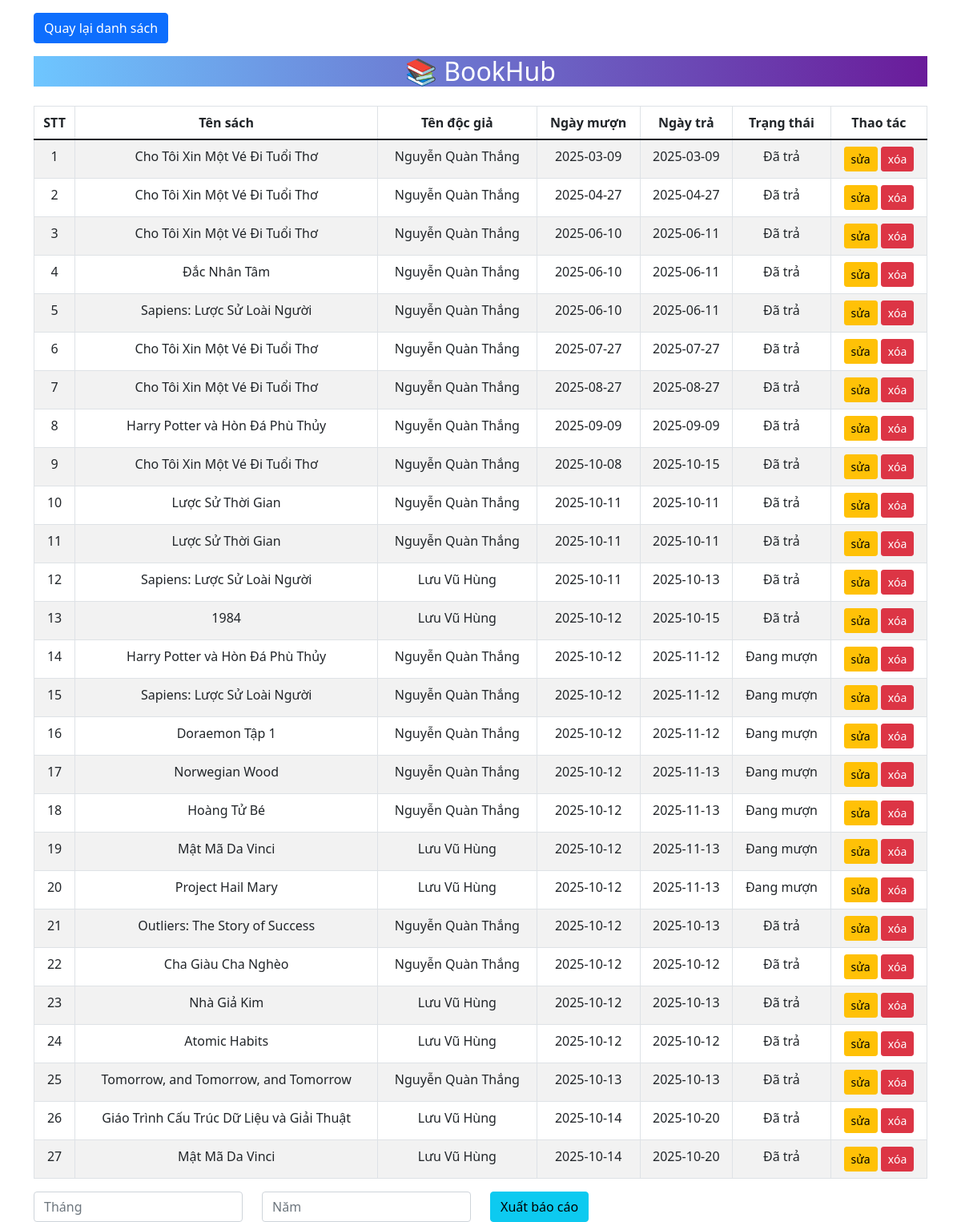
Before: /muontra/timkiemmuontra.php (signed in) with the older database file.
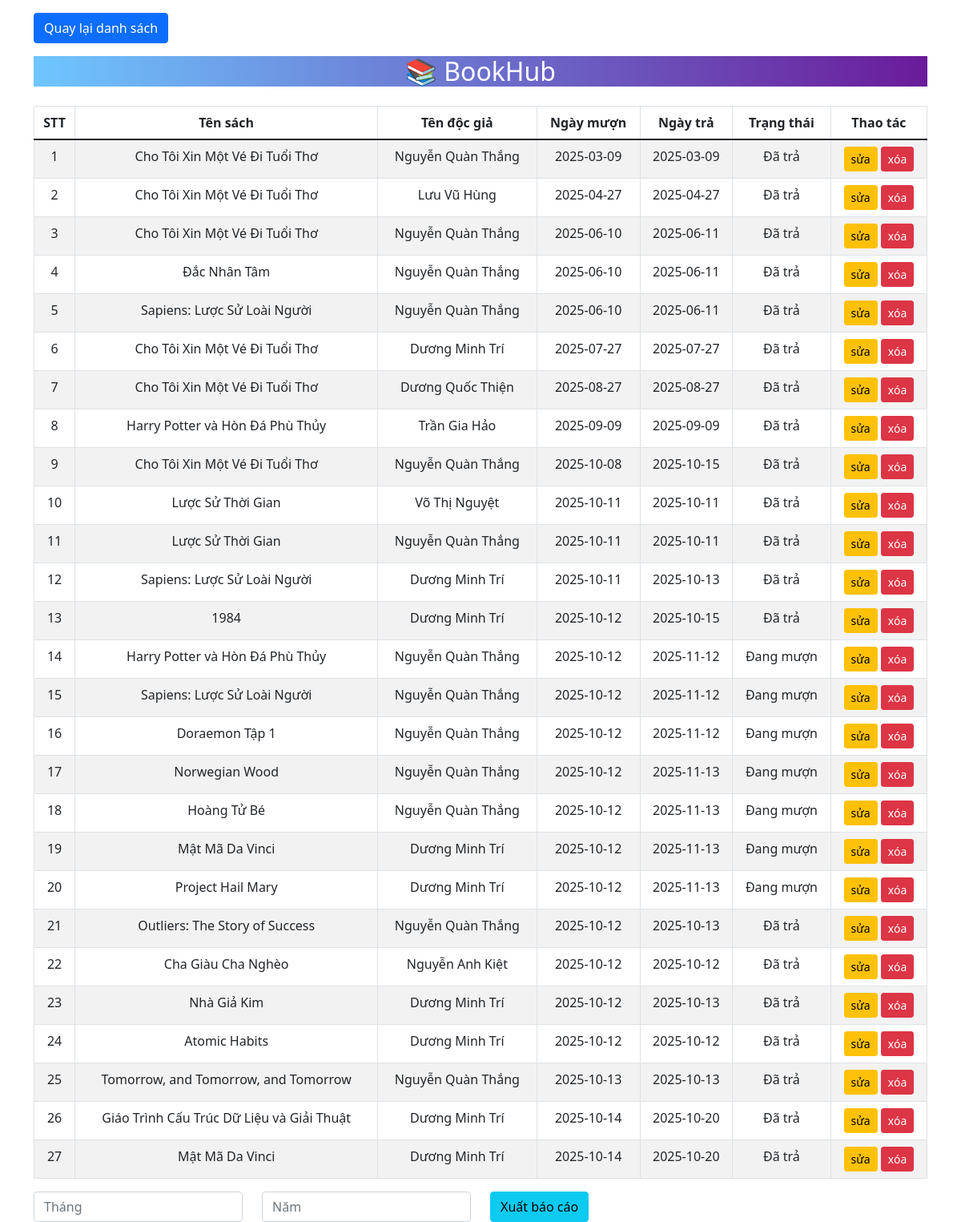
After: the same page with the newer database file.
### tables this page shows
CREATE TABLE `phieu_muon` (
  `ma_phieu_muon` int(11) NOT NULL,
  `ma_doc_gia` int(11) DEFAULT NULL,
  `ngay_muon` date NOT NULL,
  `ngay_tra` date NOT NULL,
  `trang_thai` enum('Đang mượn','Đã trả','Trả muộn') NOT NULL DEFAULT 'Đang mượn'
);

CREATE TABLE `sach` (
  `ma_sach` int(11) NOT NULL,
  `ma_tac_gia` int(11) DEFAULT NULL,
  `ma_the_loai` int(11) DEFAULT NULL,
  `ten_sach` varchar(255) NOT NULL,
  `nam_xuat_ban` year(4) NOT NULL,
  `nha_xuat_ban` varchar(255) DEFAULT NULL,
  `so_luong` int(11) NOT NULL DEFAULT 0,
  `ngay_them` date NOT NULL
);

CREATE TABLE `doc_gia` (
  `ma_doc_gia` int(11) NOT NULL,
  `ten_doc_gia` varchar(255) NOT NULL,
  `ngay_sinh` date NOT NULL,
  `so_dien_thoai` varchar(15) NOT NULL,
  `created_at` timestamp NOT NULL DEFAULT current_timestamp(),
  `email` varchar(255) NOT NULL,
  `mat_khau` varchar(255) DEFAULT NULL
);

### muontra/timkiemmuontra.php (the view, shortened to what this page needs)
<?php
require_once "../config.php";
?>
<!DOCTYPE html>
<html lang="vi">
<head>
    <link href="https://cdn.jsdelivr.net/npm/bootstrap@5.1.3/dist/css/bootstrap.min.css" rel="stylesheet">
</head>
<body>
    <div class="container mt-3">
        <a href="hienthimuontra.php" class="btn btn-primary mb-3">Quay lại danh sách</a>
        <h2 class="text-center text-white mb-4" style="background: linear-gradient(to right, #6EC6FF, #6A1B9A);">
            📚 BookHub
        </h2>
        <?php
        $where = '';
        $sql = "SELECT pm.ma_phieu_muon, s.ten_sach, dg.ten_doc_gia, pm.ngay_muon, pm.ngay_tra, pm.trang_thai
                FROM phieu_muon pm
                JOIN doc_gia dg ON pm.ma_doc_gia = dg.ma_doc_gia
                JOIN chi_tiet_phieu_muon ct ON pm.ma_phieu_muon = ct.ma_phieu_muon
                JOIN sach s ON ct.ma_sach = s.ma_sach
                $where
                ORDER BY pm.ngay_muon ASC";
        $res = mysqli_query($conn,$sql);
        ?>
        <table class="table table-bordered table-striped text-center">
            <thead>
                <tr>
                    <th>STT</th>
                    <th>Tên sách</th>
                    <th>Tên độc giả</th>
                    <th>Ngày mượn</th>
                    <th>Ngày trả</th>
                    <th>Trạng thái</th>
                    <th>Thao tác</th>
                </tr>
            </thead>
            <tbody>
                <?php
                $index = 0;
                if($res && mysqli_num_rows($res) > 0){
                    while($rows = mysqli_fetch_assoc($res)){
                        $index++;
                        $id = $rows['ma_phieu_muon'];
                        echo "<tr>";
                        echo "<td>{$index}</td>";
                        echo "<td>{$rows['ten_sach']}</td>";
                        echo "<td>{$rows['ten_doc_gia']}</td>";
                        echo "<td>{$rows['ngay_muon']}</td>";
                        echo "<td>{$rows['ngay_tra']}</td>";
                        echo "<td>{$rows['trang_thai']}</td>";
                        echo "<td>
                                <a class='btn btn-warning btn-sm' href='chinhsuamuontra.php?id={$id}'>sửa</a>
                                <a class='btn btn-danger btn-sm' href='xoamuontra.php?id={$id}'>xóa</a>
                              </td>";
                        echo "</tr>";
                    }
                } else {
                    echo "<tr><td colspan='7'>Không tìm thấy kết quả phù hợp.</td></tr>";
                }
                ?>
            </tbody>
        </table>
        <form method="GET" action="xuatbaocaomuontra.php" class="mt-3">
            <div class="row">
                <div class="col-sm-3">
                    <input type="number" class="form-control" name="thang" placeholder="Tháng" min="1" max="12" required>
                </div>
                <div class="col-sm-3">
                    <input type="number" class="form-control" name="nam" placeholder="Năm" min="2000" max="2100" required>
                </div>
                <div class="col-sm-3">
                    <button class="btn btn-info" type="submit">Xuất báo cáo</button>
                </div>
            </div>
        </form>
    </div>
</body>
</html>

### muontra/timkiemmuontra.php (style rules this page uses)
a { text-decoration:none; }

Changed rows visible on the page:
changed phieu_muon: ma_doc_gia.ten_doc_gia "Nguyễn Quàn Thắng" → "Lưu Vũ Hùng"
changed phieu_muon (number 4 of 20 on the later page): ma_doc_gia.ten_doc_gia "Nguyễn Quàn Thắng" → "Dương Minh Trí"
changed phieu_muon: ma_doc_gia.ten_doc_gia "Nguyễn Quàn Thắng" → "Dương Quốc Thiện"
changed phieu_muon: ma_doc_gia.ten_doc_gia "Nguyễn Quàn Thắng" → "Trần Gia Hảo"
changed phieu_muon: ma_doc_gia.ten_doc_gia "Nguyễn Quàn Thắng" → "Võ Thị Nguyệt"
changed through a linked row, phieu_muon (number 10 of 20 on the later page): ma_doc_gia.ten_doc_gia "Lưu Vũ Hùng" → "Dương Minh Trí"
changed through a linked row, phieu_muon (number 11 of 20 on the later page): ma_doc_gia.ten_doc_gia "Lưu Vũ Hùng" → "Dương Minh Trí"
changed through a linked row, phieu_muon "Project Hail Mary": ma_doc_gia.ten_doc_gia "Lưu Vũ Hùng" → "Dương Minh Trí"
changed phieu_muon "Cha Giàu Cha Nghèo": ma_doc_gia.ten_doc_gia "Nguyễn Quàn Thắng" → "Nguyễn Anh Kiệt"
changed through a linked row, phieu_muon "Nhà Giả Kim": ma_doc_gia.ten_doc_gia "Lưu Vũ Hùng" → "Dương Minh Trí"
changed through a linked row, phieu_muon "Atomic Habits": ma_doc_gia.ten_doc_gia "Lưu Vũ Hùng" → "Dương Minh Trí"
changed through a linked row, phieu_muon "Giáo Trình Cấu Trúc Dữ Liệu và Giải Thuật": ma_doc_gia.ten_doc_gia "Lưu Vũ Hùng" → "Dương Minh Trí"
